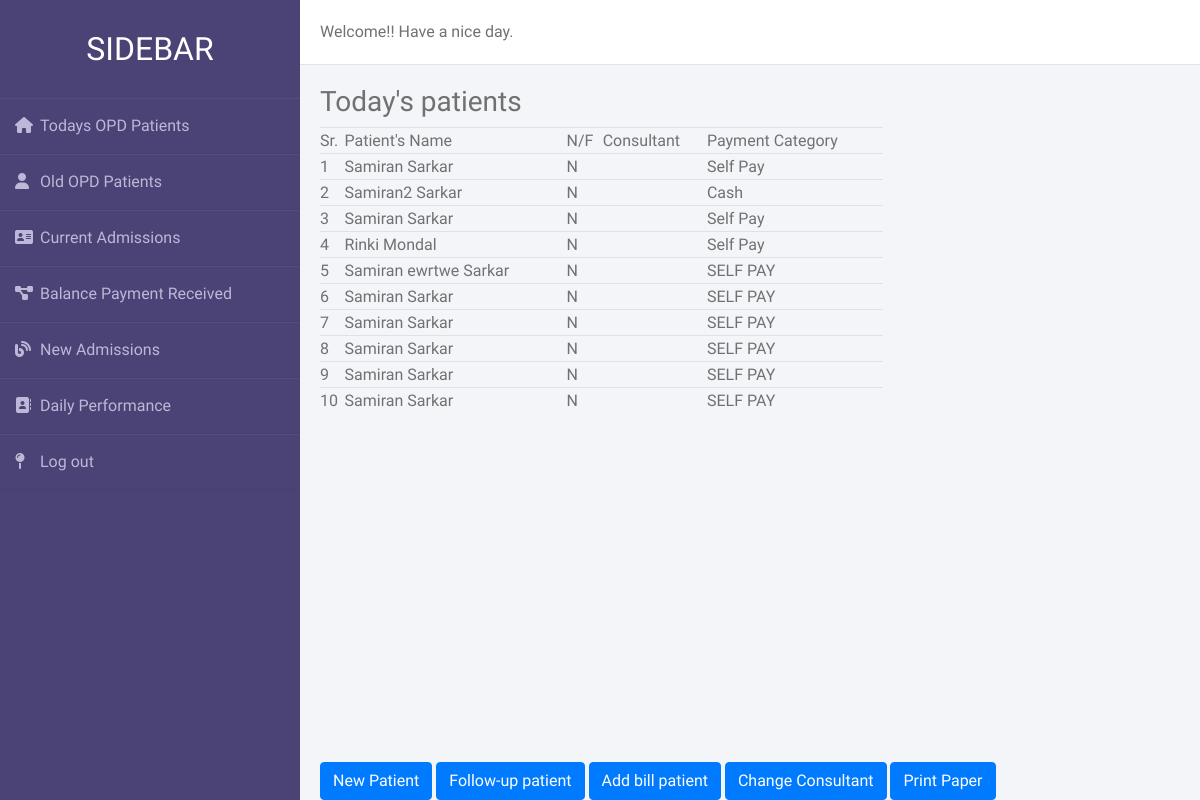
Page /today-opd-patients/ on the earlier database version.
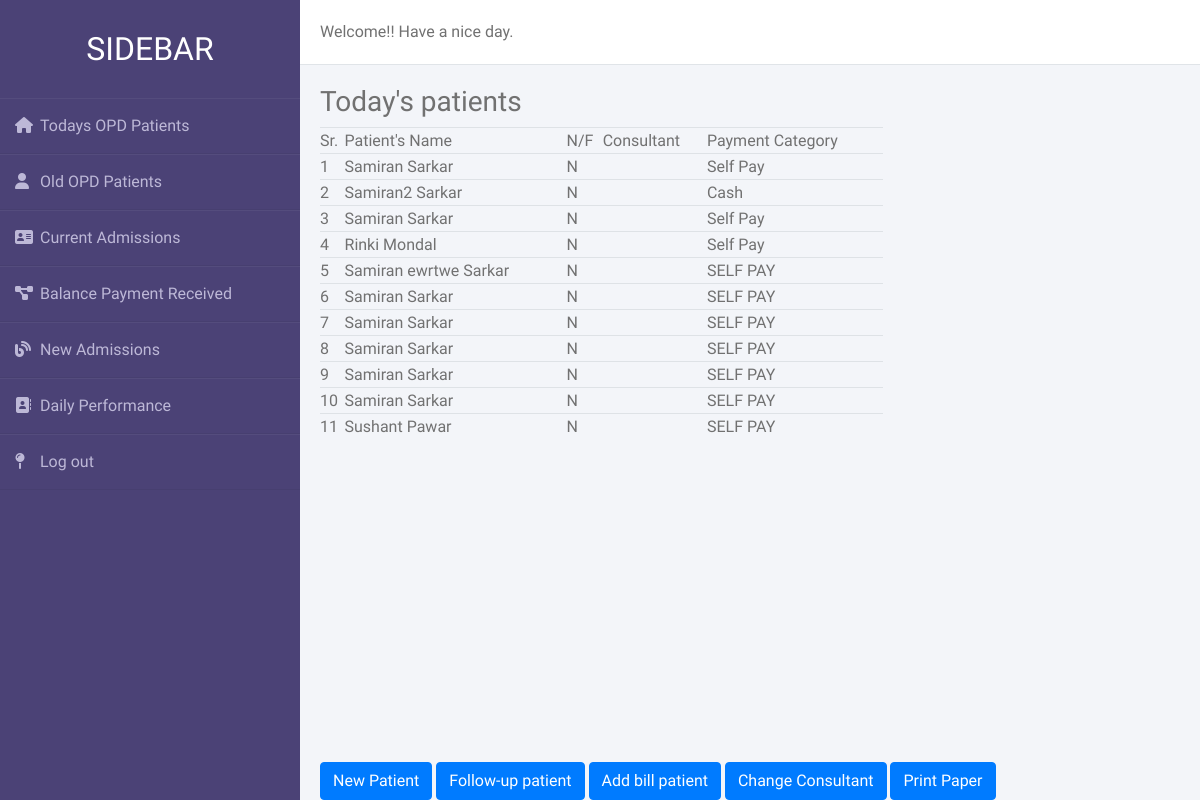
Same page on the later database version.
### users/models.py (models this page shows, shortened)
class Patients(models.Model):
    UhidNo = models.CharField(default=creatUhid, max_length=100)
    title = models.CharField(max_length=10)
    surname = models.CharField(max_length=50)
    firstName = models.CharField(max_length=50)
    middleName = models.CharField(max_length=50, default='', blank=True)
    BirthDate = models.DateField(null=True, blank=True)
    patient_status = models.CharField(max_length=15, default='N', blank=True)
    Age = models.IntegerField(default=0)
    gender = models.CharField(max_length=20)
    address = models.TextField(blank=True)
    tell_no = models.CharField(max_length=10)
    ref_by = models.CharField(max_length=100)
    paymentBy = models.CharField(max_length=10)
    id_proof_name = models.CharField(max_length=100)
    id_prof_details = models.CharField(max_length=20)
    Weight = models.DecimalField(max_digits=10, decimal_places=3, default=0.000)
    created_at = models.DateTimeField(auto_now_add=True)
    created_by = models.CharField(max_length=50, blank=True, null=True)

### pages/views.py (the view, shortened to what this page needs)
# urls.py: path('today-opd-patients/', views.todayOpdPatients, name="todayOpdPatients"),
def todayOpdPatients(request):
    context ={}
    today = datetime.date.today()
    today_patient = Patients.objects.all()
    context['patients'] = today_patient
    context['form'] = PatientsUhiForm()
    context['consultants'] = Consultants.objects.all()
    print(Consultants.objects.all())
    return render(request, 'todayOPDPatients.html', context)

### users/models.py (called while the page is built)
def creatUhid():
    dates = date.today()
    year = dates.year
    total_patients = Patients.objects.filter(created_at__year = year).count()
    if total_patients < 9:
        text = '{0}/000{1}'.format(str(year), str(total_patients+1))
    elif (total_patients <99) and (total_patients >=10):
        text = '{0}/00{1}'.format(str(year), str(total_patients+1))
    elif (total_patients <999 ) and (total_patients >=100):
        text = '{0}/0{1}'.format(str(year), str(total_patients+1))
    else:
        text = '{0}/{1}'.format(str(year), str(total_patients+1))
    return text

    def __str__(self):
        return self.name

### templates/todayOPDPatients.html (shortened to what this page needs)
{% extends './base2.html' %}
{% block content %}
<div class='row'>
    <div class='col-8'>
        <h3>Today's patients</h3>
        <table class="table" id='patientTable'>
            <thead>
                <tr>
                    <td scope="col">Sr.</td>
                    <td scope="col">Patient's Name</td>
                    <td scope="col">N/F</td>
                    <td scope="col">Consultant</td>
                    <td scope="col">Payment Category</td>
                </tr>
            </thead>
            <tbody>
                {% for patient in patients %}
                <tr id='p{{patient.id}}'>
                    <td>{{ forloop.counter }} </td>
                    <td> {{ patient.firstName}} {{ patient.middleName }} {{ patient.surname }} </td>
                    <td>{{ patient.patient_status }}</td>
                    <td>{{ patient.Consultants.name }}</td>
                    <td> {{ patient.paymentBy}} </td>
                </tr>
                {% endfor %}
            </tbody>
        </table>
    </div>
    <div class="col-4">
    </div>
</div>
<div class='functionButtons'>
    <button type="button" class="btn btn-primary" data-toggle="modal" data-target="#newPatient">
        New Patient
    </button>
    <button type="button" class="btn btn-primary" data-toggle="modal" data-target="#">
        Follow-up patient
    </button>
    <button type="button" id="billButton" class="btn btn-primary" data-toggle="modal" data-target="#billMOdal">
        Add bill patient
    </button>
    <button type="button" class="btn btn-primary" data-toggle="modal" data-target="#">
        Change Consultant
    </button>
    <button type="button" class="btn btn-primary" data-toggle="modal" data-target="#">
        Print Paper
    </button>
</div>
{% endblock %}

Differences in the rows shown:
added Patients: firstName "Sushant", surname "Pawar", patient_status "N", paymentBy "SELF PAY"
